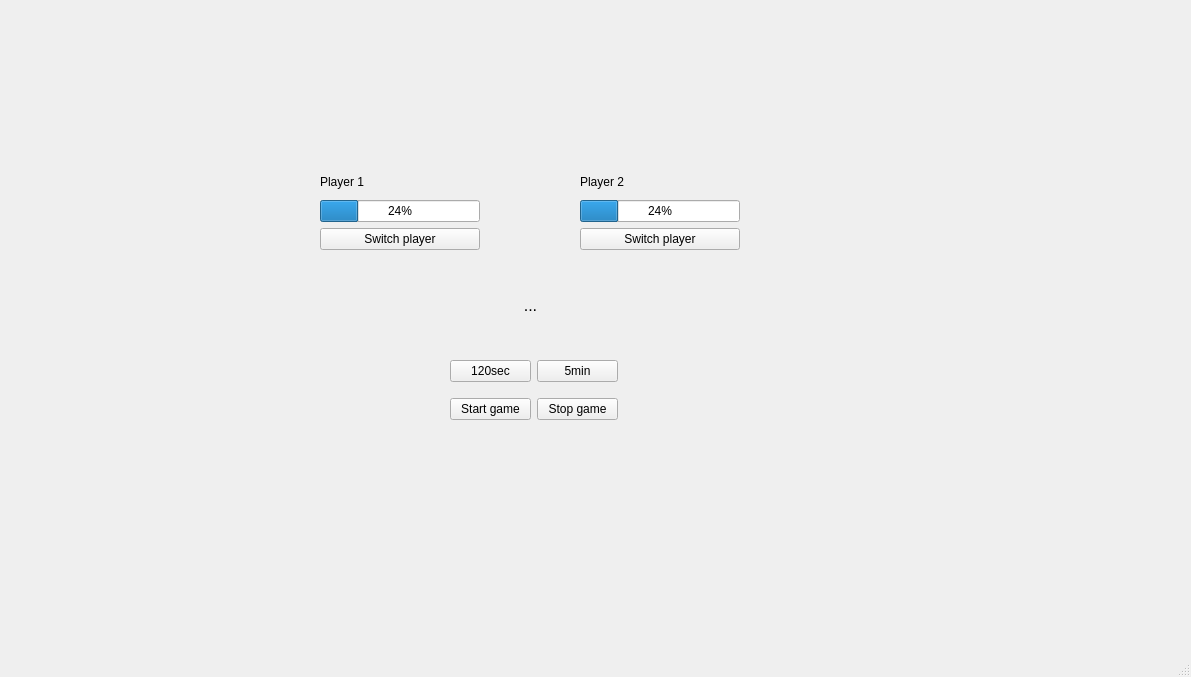
<?xml version="1.0" encoding="UTF-8"?>
<ui version="4.0">
 <class>MainWindow</class>
 <widget class="QMainWindow" name="MainWindow">
  <property name="geometry">
   <rect>
    <x>0</x>
    <y>0</y>
    <width>1191</width>
    <height>677</height>
   </rect>
  </property>
  <property name="windowTitle">
   <string>MainWindow</string>
  </property>
  <widget class="QWidget" name="centralwidget">
   <widget class="QLabel" name="labelGameInfo">
    <property name="geometry">
     <rect>
      <x>330</x>
      <y>290</y>
      <width>401</width>
      <height>31</height>
     </rect>
    </property>
    <property name="font">
     <font>
      <pointsize>12</pointsize>
     </font>
    </property>
    <property name="text">
     <string>...</string>
    </property>
    <property name="alignment">
     <set>Qt::AlignCenter</set>
    </property>
   </widget>
   <widget class="QWidget" name="verticalLayoutWidget">
    <property name="geometry">
     <rect>
      <x>320</x>
      <y>170</y>
      <width>160</width>
      <height>80</height>
     </rect>
    </property>
    <layout class="QVBoxLayout" name="verticalLayout">
     <item>
      <widget class="QLabel" name="label">
       <property name="text">
        <string>Player 1</string>
       </property>
      </widget>
     </item>
     <item>
      <widget class="QProgressBar" name="player1TimeBar">
       <property name="value">
        <number>24</number>
       </property>
      </widget>
     </item>
     <item>
      <widget class="QPushButton" name="btnSwitchPlayer1">
       <property name="text">
        <string>Switch player</string>
       </property>
      </widget>
     </item>
    </layout>
   </widget>
   <widget class="QWidget" name="verticalLayoutWidget_2">
    <property name="geometry">
     <rect>
      <x>580</x>
      <y>170</y>
      <width>160</width>
      <height>80</height>
     </rect>
    </property>
    <layout class="QVBoxLayout" name="verticalLayout_2">
     <item>
      <widget class="QLabel" name="label_2">
       <property name="text">
        <string>Player 2</string>
       </property>
      </widget>
     </item>
     <item>
      <widget class="QProgressBar" name="player2TimeBar">
       <property name="value">
        <number>24</number>
       </property>
      </widget>
     </item>
     <item>
      <widget class="QPushButton" name="btnSwitchPlayer2">
       <property name="text">
        <string>Switch player</string>
       </property>
      </widget>
     </item>
    </layout>
   </widget>
   <widget class="QWidget" name="gridLayoutWidget">
    <property name="geometry">
     <rect>
      <x>450</x>
      <y>350</y>
      <width>168</width>
      <height>80</height>
     </rect>
    </property>
    <layout class="QGridLayout" name="gridLayout">
     <item row="0" column="0">
      <widget class="QPushButton" name="btnGameTime120sec">
       <property name="text">
        <string>120sec</string>
       </property>
      </widget>
     </item>
     <item row="0" column="1">
      <widget class="QPushButton" name="btnGameTime5min">
       <property name="text">
        <string>5min</string>
       </property>
      </widget>
     </item>
     <item row="1" column="0">
      <widget class="QPushButton" name="btnStartGame">
       <property name="text">
        <string>Start game</string>
       </property>
      </widget>
     </item>
     <item row="1" column="1">
      <widget class="QPushButton" name="btnStopGame">
       <property name="text">
        <string>Stop game</string>
       </property>
      </widget>
     </item>
    </layout>
   </widget>
  </widget>
  <widget class="QMenuBar" name="menubar">
   <property name="geometry">
    <rect>
     <x>0</x>
     <y>0</y>
     <width>1191</width>
     <height>21</height>
    </rect>
   </property>
  </widget>
  <widget class="QStatusBar" name="statusbar"/>
 </widget>
 <resources/>
 <connections/>
</ui>
